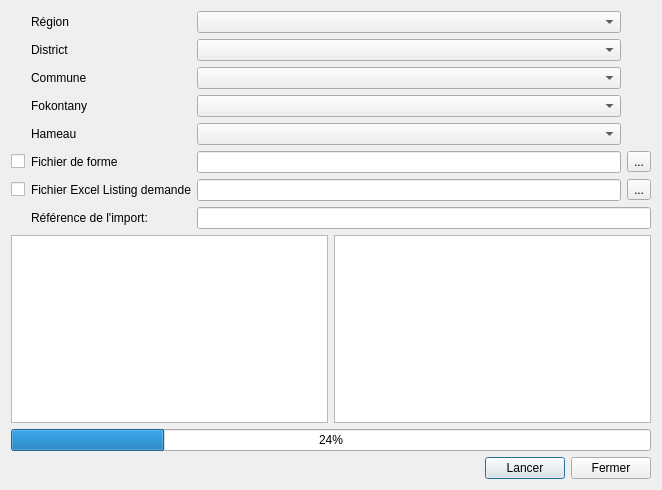
<?xml version="1.0" encoding="UTF-8"?>
<ui version="4.0">
 <class>Dialog</class>
 <widget class="QDialog" name="Dialog">
  <property name="geometry">
   <rect>
    <x>0</x>
    <y>0</y>
    <width>662</width>
    <height>490</height>
   </rect>
  </property>
  <property name="windowTitle">
   <string>Import Listing demande</string>
  </property>
  <layout class="QGridLayout" name="gridLayout_2">
   <item row="3" column="0">
    <widget class="QProgressBar" name="progressBar">
     <property name="value">
      <number>24</number>
     </property>
    </widget>
   </item>
   <item row="2" column="0">
    <layout class="QHBoxLayout" name="horizontalLayout">
     <item>
      <widget class="QListWidget" name="listWidgetSteps"/>
     </item>
     <item>
      <widget class="QListWidget" name="listWidget"/>
     </item>
    </layout>
   </item>
   <item row="4" column="0">
    <layout class="QHBoxLayout" name="horizontalLayout_2">
     <item>
      <spacer name="horizontalSpacer">
       <property name="orientation">
        <enum>Qt::Horizontal</enum>
       </property>
       <property name="sizeHint" stdset="0">
        <size>
         <width>40</width>
         <height>20</height>
        </size>
       </property>
      </spacer>
     </item>
     <item>
      <widget class="QPushButton" name="pushButtonLancer">
       <property name="text">
        <string>Lancer</string>
       </property>
      </widget>
     </item>
     <item>
      <widget class="QPushButton" name="pushButtonFermer">
       <property name="text">
        <string>Fermer</string>
       </property>
      </widget>
     </item>
    </layout>
   </item>
   <item row="0" column="0">
    <layout class="QGridLayout" name="gridLayout">
     <item row="0" column="2">
      <widget class="QComboBox" name="comboBoxRegion"/>
     </item>
     <item row="3" column="1">
      <widget class="QLabel" name="label_7">
       <property name="text">
        <string>Fokontany</string>
       </property>
      </widget>
     </item>
     <item row="4" column="1">
      <widget class="QLabel" name="label_8">
       <property name="text">
        <string>Hameau</string>
       </property>
      </widget>
     </item>
     <item row="7" column="2" colspan="2">
      <widget class="QLineEdit" name="lineEditRefImport">
       <property name="enabled">
        <bool>true</bool>
       </property>
       <property name="readOnly">
        <bool>true</bool>
       </property>
      </widget>
     </item>
     <item row="5" column="2">
      <widget class="QLineEdit" name="lineEditShape"/>
     </item>
     <item row="5" column="0">
      <widget class="QCheckBox" name="checkBoxFichierForme">
       <property name="text">
        <string/>
       </property>
      </widget>
     </item>
     <item row="5" column="1">
      <widget class="QLabel" name="label_5">
       <property name="text">
        <string>Fichier de forme</string>
       </property>
      </widget>
     </item>
     <item row="7" column="1">
      <widget class="QLabel" name="label_6">
       <property name="text">
        <string>Référence de l'import:</string>
       </property>
      </widget>
     </item>
     <item row="6" column="0">
      <widget class="QCheckBox" name="checkBoxListing">
       <property name="text">
        <string/>
       </property>
      </widget>
     </item>
     <item row="6" column="1">
      <widget class="QLabel" name="label_3">
       <property name="text">
        <string>Fichier Excel Listing demande</string>
       </property>
      </widget>
     </item>
     <item row="6" column="2">
      <widget class="QLineEdit" name="lineEditListing"/>
     </item>
     <item row="5" column="3">
      <widget class="QToolButton" name="toolButtonShape">
       <property name="text">
        <string>...</string>
       </property>
       <property name="icon">
        <iconset resource="../icons.qrc">
         <normaloff>:/std/icone/if_folder_horizontal_open_11903.png</normaloff>:/std/icone/if_folder_horizontal_open_11903.png</iconset>
       </property>
      </widget>
     </item>
     <item row="6" column="3">
      <widget class="QToolButton" name="toolButtonParcourir_Listing">
       <property name="text">
        <string>...</string>
       </property>
       <property name="icon">
        <iconset resource="../icons.qrc">
         <normaloff>:/std/icone/if_folder_horizontal_open_11903.png</normaloff>:/std/icone/if_folder_horizontal_open_11903.png</iconset>
       </property>
      </widget>
     </item>
     <item row="2" column="2">
      <widget class="QComboBox" name="comboBoxCommune"/>
     </item>
     <item row="3" column="2">
      <widget class="QComboBox" name="comboBoxFokontany"/>
     </item>
     <item row="4" column="2">
      <widget class="QComboBox" name="comboBoxHameau"/>
     </item>
     <item row="1" column="2">
      <widget class="QComboBox" name="comboBoxDistrict"/>
     </item>
     <item row="0" column="1">
      <widget class="QLabel" name="label">
       <property name="text">
        <string>Région</string>
       </property>
      </widget>
     </item>
     <item row="1" column="1">
      <widget class="QLabel" name="label_2">
       <property name="text">
        <string>District</string>
       </property>
      </widget>
     </item>
     <item row="2" column="1">
      <widget class="QLabel" name="label_4">
       <property name="text">
        <string>Commune</string>
       </property>
      </widget>
     </item>
    </layout>
   </item>
  </layout>
 </widget>
 <resources>
  <include location="../icons.qrc"/>
 </resources>
 <connections/>
</ui>
